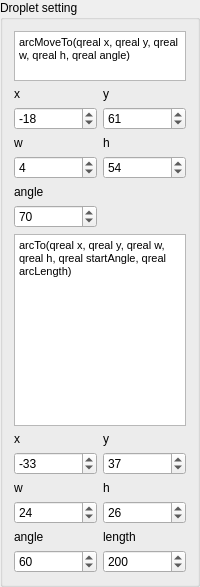
                  <widget class="QGroupBox" name="groupBox_6">
                   <property name="sizePolicy">
                    <sizepolicy hsizetype="Minimum" vsizetype="Expanding">
                     <horstretch>0</horstretch>
                     <verstretch>0</verstretch>
                    </sizepolicy>
                   </property>
                   <property name="minimumSize">
                    <size>
                     <width>0</width>
                     <height>0</height>
                    </size>
                   </property>
                   <property name="maximumSize">
                    <size>
                     <width>200</width>
                     <height>16777215</height>
                    </size>
                   </property>
                   <property name="title">
                    <string>Droplet setting</string>
                   </property>
                   <layout class="QGridLayout" name="gridLayout_17">
                    <item row="6" column="0">
                     <widget class="QDoubleSpinBox" name="doubleSpinBox_d_a">
                      <property name="sizePolicy">
                       <sizepolicy hsizetype="Minimum" vsizetype="Expanding">
                        <horstretch>0</horstretch>
                        <verstretch>0</verstretch>
                       </sizepolicy>
                      </property>
                      <property name="maximumSize">
                       <size>
                        <width>16777215</width>
                        <height>16777215</height>
                       </size>
                      </property>
                      <property name="decimals">
                       <number>0</number>
                      </property>
                      <property name="minimum">
                       <double>-500.000000000000000</double>
                      </property>
                      <property name="maximum">
                       <double>500.000000000000000</double>
                      </property>
                      <property name="value">
                       <double>70.000000000000000</double>
                      </property>
                     </widget>
                    </item>
                    <item row="8" column="1">
                     <widget class="QLabel" name="label_20">
                      <property name="sizePolicy">
                       <sizepolicy hsizetype="Minimum" vsizetype="Expanding">
                        <horstretch>0</horstretch>
                        <verstretch>0</verstretch>
                       </sizepolicy>
                      </property>
                      <property name="maximumSize">
                       <size>
                        <width>16777215</width>
                        <height>16777215</height>
                       </size>
                      </property>
                      <property name="text">
                       <string>y</string>
                      </property>
                     </widget>
                    </item>
                    <item row="8" column="0">
                     <widget class="QLabel" name="label_18">
                      <property name="sizePolicy">
                       <sizepolicy hsizetype="Minimum" vsizetype="Expanding">
                        <horstretch>0</horstretch>
                        <verstretch>0</verstretch>
                       </sizepolicy>
                      </property>
                      <property name="maximumSize">
                       <size>
                        <width>16777215</width>
                        <height>16777215</height>
                       </size>
                      </property>
                      <property name="text">
                       <string>x</string>
                      </property>
                     </widget>
                    </item>
                    <item row="9" column="0">
                     <widget class="QDoubleSpinBox" name="doubleSpinBox_d2x">
                      <property name="sizePolicy">
                       <sizepolicy hsizetype="Minimum" vsizetype="Expanding">
                        <horstretch>0</horstretch>
                        <verstretch>0</verstretch>
                       </sizepolicy>
                      </property>
                      <property name="maximumSize">
                       <size>
                        <width>16777215</width>
                        <height>16777215</height>
                       </size>
                      </property>
                      <property name="decimals">
                       <number>0</number>
                      </property>
                      <property name="minimum">
                       <double>-500.000000000000000</double>
                      </property>
                      <property name="maximum">
                       <double>500.000000000000000</double>
                      </property>
                      <property name="value">
                       <double>-33.000000000000000</double>
                      </property>
                     </widget>
                    </item>
                    <item row="10" column="0">
                     <widget class="QLabel" name="label_16">
                      <property name="sizePolicy">
                       <sizepolicy hsizetype="Minimum" vsizetype="Expanding">
                        <horstretch>0</horstretch>
                        <verstretch>0</verstretch>
                       </sizepolicy>
                      </property>
                      <property name="maximumSize">
                       <size>
                        <width>16777215</width>
                        <height>16777215</height>
                       </size>
                      </property>
                      <property name="text">
                       <string>w</string>
                      </property>
                     </widget>
                    </item>
                    <item row="10" column="1">
                     <widget class="QLabel" name="label_19">
                      <property name="sizePolicy">
                       <sizepolicy hsizetype="Minimum" vsizetype="Expanding">
                        <horstretch>0</horstretch>
                        <verstretch>0</verstretch>
                       </sizepolicy>
                      </property>
                      <property name="maximumSize">
                       <size>
                        <width>16777215</width>
                        <height>16777215</height>
                       </size>
                      </property>
                      <property name="text">
                       <string>h</string>
                      </property>
                     </widget>
                    </item>
                    <item row="9" column="1">
                     <widget class="QDoubleSpinBox" name="doubleSpinBox_d2y">
                      <property name="sizePolicy">
                       <sizepolicy hsizetype="Minimum" vsizetype="Expanding">
                        <horstretch>0</horstretch>
                        <verstretch>0</verstretch>
                       </sizepolicy>
                      </property>
                      <property name="maximumSize">
                       <size>
                        <width>16777215</width>
                        <height>16777215</height>
                       </size>
                      </property>
                      <property name="decimals">
                       <number>0</number>
                      </property>
                      <property name="minimum">
                       <double>-500.000000000000000</double>
                      </property>
                      <property name="maximum">
                       <double>500.000000000000000</double>
                      </property>
                      <property name="value">
                       <double>37.000000000000000</double>
                      </property>
                     </widget>
                    </item>
                    <item row="13" column="1">
                     <widget class="QDoubleSpinBox" name="doubleSpinBox_d2l">
                      <property name="sizePolicy">
                       <sizepolicy hsizetype="Minimum" vsizetype="Expanding">
                        <horstretch>0</horstretch>
                        <verstretch>0</verstretch>
                       </sizepolicy>
                      </property>
                      <property name="maximumSize">
                       <size>
                        <width>16777215</width>
                        <height>16777215</height>
                       </size>
                      </property>
                      <property name="decimals">
                       <number>0</number>
                      </property>
                      <property name="minimum">
                       <double>-500.000000000000000</double>
                      </property>
                      <property name="maximum">
                       <double>500.000000000000000</double>
                      </property>
                      <property name="value">
                       <double>200.000000000000000</double>
                      </property>
                     </widget>
                    </item>
                    <item row="11" column="0">
                     <widget class="QDoubleSpinBox" name="doubleSpinBox_d2w">
                      <property name="sizePolicy">
                       <sizepolicy hsizetype="Minimum" vsizetype="Expanding">
                        <horstretch>0</horstretch>
                        <verstretch>0</verstretch>
                       </sizepolicy>
                      </property>
                      <property name="maximumSize">
                       <size>
                        <width>16777215</width>
                        <height>16777215</height>
                       </size>
                      </property>
                      <property name="decimals">
                       <number>0</number>
                      </property>
                      <property name="minimum">
                       <double>-500.000000000000000</double>
                      </property>
                      <property name="maximum">
                       <double>500.000000000000000</double>
                      </property>
                      <property name="value">
                       <double>24.000000000000000</double>
                      </property>
                     </widget>
                    </item>
                    <item row="12" column="0">
                     <widget class="QLabel" name="label_17">
                      <property name="sizePolicy">
                       <sizepolicy hsizetype="Minimum" vsizetype="Expanding">
                        <horstretch>0</horstretch>
                        <verstretch>0</verstretch>
                       </sizepolicy>
                      </property>
                      <property name="maximumSize">
                       <size>
                        <width>16777215</width>
                        <height>16777215</height>
                       </size>
                      </property>
                      <property name="text">
                       <string>angle</string>
                      </property>
                     </widget>
                    </item>
                    <item row="11" column="1">
                     <widget class="QDoubleSpinBox" name="doubleSpinBox_d2h">
                      <property name="sizePolicy">
                       <sizepolicy hsizetype="Minimum" vsizetype="Expanding">
                        <horstretch>0</horstretch>
                        <verstretch>0</verstretch>
                       </sizepolicy>
                      </property>
                      <property name="maximumSize">
                       <size>
                        <width>16777215</width>
                        <height>16777215</height>
                       </size>
                      </property>
                      <property name="decimals">
                       <number>0</number>
                      </property>
                      <property name="minimum">
                       <double>-500.000000000000000</double>
                      </property>
                      <property name="maximum">
                       <double>500.000000000000000</double>
                      </property>
                      <property name="value">
                       <double>26.000000000000000</double>
                      </property>
                     </widget>
                    </item>
                    <item row="12" column="1">
                     <widget class="QLabel" name="label_23">
                      <property name="sizePolicy">
                       <sizepolicy hsizetype="Minimum" vsizetype="Minimum">
                        <horstretch>0</horstretch>
                        <verstretch>0</verstretch>
                       </sizepolicy>
                      </property>
                      <property name="maximumSize">
                       <size>
                        <width>16777215</width>
                        <height>16777215</height>
                       </size>
                      </property>
                      <property name="text">
                       <string>length</string>
                      </property>
                     </widget>
                    </item>
                    <item row="13" column="0">
                     <widget class="QDoubleSpinBox" name="doubleSpinBox_d2a">
                      <property name="sizePolicy">
                       <sizepolicy hsizetype="Minimum" vsizetype="Expanding">
                        <horstretch>0</horstretch>
                        <verstretch>0</verstretch>
                       </sizepolicy>
                      </property>
                      <property name="maximumSize">
                       <size>
                        <width>16777215</width>
                        <height>16777215</height>
                       </size>
                      </property>
                      <property name="decimals">
                       <number>0</number>
                      </property>
                      <property name="minimum">
                       <double>-500.000000000000000</double>
                      </property>
                      <property name="maximum">
                       <double>500.000000000000000</double>
                      </property>
                      <property name="value">
                       <double>60.000000000000000</double>
                      </property>
                     </widget>
                    </item>
                    <item row="1" column="0">
                     <widget class="QLabel" name="label_10">
                      <property name="sizePolicy">
                       <sizepolicy hsizetype="Minimum" vsizetype="Expanding">
                        <horstretch>0</horstretch>
                        <verstretch>0</verstretch>
                       </sizepolicy>
                      </property>
                      <property name="maximumSize">
                       <size>
                        <width>16777215</width>
                        <height>16777215</height>
                       </size>
                      </property>
                      <property name="text">
                       <string>x</string>
                      </property>
                     </widget>
                    </item>
                    <item row="1" column="1">
                     <widget class="QLabel" name="label_11">
                      <property name="sizePolicy">
                       <sizepolicy hsizetype="Minimum" vsizetype="Expanding">
                        <horstretch>0</horstretch>
                        <verstretch>0</verstretch>
                       </sizepolicy>
                      </property>
                      <property name="maximumSize">
                       <size>
                        <width>16777215</width>
                        <height>16777215</height>
                       </size>
                      </property>
                      <property name="text">
                       <string>y</string>
                      </property>
                     </widget>
                    </item>
                    <item row="2" column="0">
                     <widget class="QDoubleSpinBox" name="doubleSpinBox_d_x">
                      <property name="sizePolicy">
                       <sizepolicy hsizetype="Minimum" vsizetype="Expanding">
                        <horstretch>0</horstretch>
                        <verstretch>0</verstretch>
                       </sizepolicy>
                      </property>
                      <property name="maximumSize">
                       <size>
                        <width>16777215</width>
                        <height>16777215</height>
                       </size>
                      </property>
                      <property name="decimals">
                       <number>0</number>
                      </property>
                      <property name="minimum">
                       <double>-500.000000000000000</double>
                      </property>
                      <property name="maximum">
                       <double>500.000000000000000</double>
                      </property>
                      <property name="value">
                       <double>-18.000000000000000</double>
                      </property>
                     </widget>
                    </item>
                    <item row="2" column="1">
                     <widget class="QDoubleSpinBox" name="doubleSpinBox_d_y">
                      <property name="sizePolicy">
                       <sizepolicy hsizetype="Minimum" vsizetype="Expanding">
                        <horstretch>0</horstretch>
                        <verstretch>0</verstretch>
                       </sizepolicy>
                      </property>
                      <property name="maximumSize">
                       <size>
                        <width>16777215</width>
                        <height>16777215</height>
                       </size>
                      </property>
                      <property name="decimals">
                       <number>0</number>
                      </property>
                      <property name="minimum">
                       <double>-500.000000000000000</double>
                      </property>
                      <property name="maximum">
                       <double>500.000000000000000</double>
                      </property>
                      <property name="value">
                       <double>61.000000000000000</double>
                      </property>
                     </widget>
                    </item>
                    <item row="4" column="0">
                     <widget class="QDoubleSpinBox" name="doubleSpinBox_d_w">
                      <property name="sizePolicy">
                       <sizepolicy hsizetype="Minimum" vsizetype="Expanding">
                        <horstretch>0</horstretch>
                        <verstretch>0</verstretch>
                       </sizepolicy>
                      </property>
                      <property name="maximumSize">
                       <size>
                        <width>16777215</width>
                        <height>16777215</height>
                       </size>
                      </property>
                      <property name="decimals">
                       <number>0</number>
                      </property>
                      <property name="minimum">
                       <double>-500.000000000000000</double>
                      </property>
                      <property name="maximum">
                       <double>500.000000000000000</double>
                      </property>
                      <property name="value">
                       <double>4.000000000000000</double>
                      </property>
                     </widget>
                    </item>
                    <item row="4" column="1">
                     <widget class="QDoubleSpinBox" name="doubleSpinBox_d_h">
                      <property name="sizePolicy">
                       <sizepolicy hsizetype="Minimum" vsizetype="Expanding">
                        <horstretch>0</horstretch>
                        <verstretch>0</verstretch>
                       </sizepolicy>
                      </property>
                      <property name="maximumSize">
                       <size>
                        <width>16777215</width>
                        <height>16777215</height>
                       </size>
                      </property>
                      <property name="decimals">
                       <number>0</number>
                      </property>
                      <property name="minimum">
                       <double>-500.000000000000000</double>
                      </property>
                      <property name="maximum">
                       <double>500.000000000000000</double>
                      </property>
                      <property name="value">
                       <double>54.000000000000000</double>
                      </property>
                     </widget>
                    </item>
                    <item row="3" column="1">
                     <widget class="QLabel" name="label_13">
                      <property name="sizePolicy">
                       <sizepolicy hsizetype="Minimum" vsizetype="Expanding">
                        <horstretch>0</horstretch>
                        <verstretch>0</verstretch>
                       </sizepolicy>
                      </property>
                      <property name="maximumSize">
                       <size>
                        <width>16777215</width>
                        <height>16777215</height>
                       </size>
                      </property>
                      <property name="text">
                       <string>h</string>
                      </property>
                     </widget>
                    </item>
                    <item row="3" column="0">
                     <widget class="QLabel" name="label_12">
                      <property name="sizePolicy">
                       <sizepolicy hsizetype="Minimum" vsizetype="Expanding">
                        <horstretch>0</horstretch>
                        <verstretch>0</verstretch>
                       </sizepolicy>
                      </property>
                      <property name="maximumSize">
                       <size>
                        <width>16777215</width>
                        <height>16777215</height>
                       </size>
                      </property>
                      <property name="text">
                       <string>w</string>
                      </property>
                     </widget>
                    </item>
                    <item row="5" column="0">
                     <widget class="QLabel" name="label_14">
                      <property name="sizePolicy">
                       <sizepolicy hsizetype="Minimum" vsizetype="Expanding">
                        <horstretch>0</horstretch>
                        <verstretch>0</verstretch>
                       </sizepolicy>
                      </property>
                      <property name="maximumSize">
                       <size>
                        <width>16777215</width>
                        <height>16777215</height>
                       </size>
                      </property>
                      <property name="text">
                       <string>angle</string>
                      </property>
                     </widget>
                    </item>
                    <item row="7" column="0" colspan="2">
                     <widget class="QTextEdit" name="textEdit">
                      <property name="html">
                       <string>&lt;!DOCTYPE HTML PUBLIC &quot;-//W3C//DTD HTML 4.0//EN&quot; &quot;http://www.w3.org/TR/REC-html40/strict.dtd&quot;&gt;
&lt;html&gt;&lt;head&gt;&lt;meta name=&quot;qrichtext&quot; content=&quot;1&quot; /&gt;&lt;style type=&quot;text/css&quot;&gt;
p, li { white-space: pre-wrap; }
&lt;/style&gt;&lt;/head&gt;&lt;body style=&quot; font-family:'MS Shell Dlg 2'; font-size:8.25pt; font-weight:400; font-style:normal;&quot;&gt;
&lt;p style=&quot; margin-top:0px; margin-bottom:0px; margin-left:0px; margin-right:0px; -qt-block-indent:0; text-indent:0px;&quot;&gt;arcTo(qreal x, qreal y, qreal w, qreal h, qreal startAngle, qreal arcLength)&lt;/p&gt;&lt;/body&gt;&lt;/html&gt;</string>
                      </property>
                     </widget>
                    </item>
                    <item row="0" column="0" colspan="2">
                     <widget class="QTextEdit" name="textEdit_2">
                      <property name="maximumSize">
                       <size>
                        <width>16777215</width>
                        <height>50</height>
                       </size>
                      </property>
                      <property name="html">
                       <string>&lt;!DOCTYPE HTML PUBLIC &quot;-//W3C//DTD HTML 4.0//EN&quot; &quot;http://www.w3.org/TR/REC-html40/strict.dtd&quot;&gt;
&lt;html&gt;&lt;head&gt;&lt;meta name=&quot;qrichtext&quot; content=&quot;1&quot; /&gt;&lt;style type=&quot;text/css&quot;&gt;
p, li { white-space: pre-wrap; }
&lt;/style&gt;&lt;/head&gt;&lt;body style=&quot; font-family:'MS Shell Dlg 2'; font-size:8.25pt; font-weight:400; font-style:normal;&quot;&gt;
&lt;p style=&quot; margin-top:0px; margin-bottom:0px; margin-left:0px; margin-right:0px; -qt-block-indent:0; text-indent:0px;&quot;&gt;arcMoveTo(qreal x, qreal y, qreal w, qreal h, qreal angle)&lt;/p&gt;&lt;/body&gt;&lt;/html&gt;</string>
                      </property>
                     </widget>
                    </item>
                   </layout>
                  </widget>
